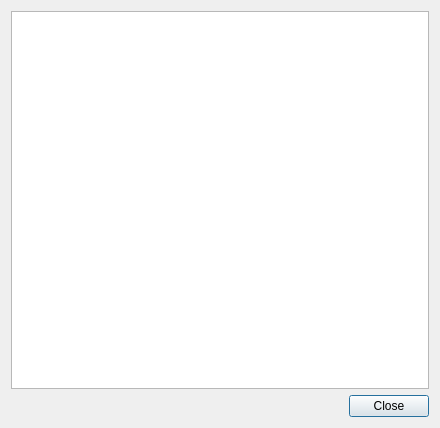
<?xml version="1.0" encoding="UTF-8"?>
<ui version="4.0">
 <class>aboutDlg</class>
 <widget class="QDialog" name="aboutDlg">
  <property name="geometry">
   <rect>
    <x>0</x>
    <y>0</y>
    <width>440</width>
    <height>428</height>
   </rect>
  </property>
  <property name="windowTitle">
   <string>Over Geopunt4QGIS</string>
  </property>
  <property name="windowIcon">
   <iconset>
    <normaloff>images/geopuntSmal.png</normaloff>images/geopuntSmal.png</iconset>
  </property>
  <layout class="QVBoxLayout" name="verticalLayout">
   <item>
    <widget class="QTextBrowser" name="aboutText">
     <property name="html">
      <string notr="true">&lt;!DOCTYPE HTML PUBLIC &quot;-//W3C//DTD HTML 4.0//EN&quot; &quot;http://www.w3.org/TR/REC-html40/strict.dtd&quot;&gt;
&lt;html&gt;&lt;head&gt;&lt;meta name=&quot;qrichtext&quot; content=&quot;1&quot; /&gt;&lt;style type=&quot;text/css&quot;&gt;
p, li { white-space: pre-wrap; }
&lt;/style&gt;&lt;/head&gt;&lt;body style=&quot; font-family:'MS Shell Dlg 2'; font-size:6.6pt; font-weight:400; font-style:normal;&quot;&gt;
&lt;p style=&quot;-qt-paragraph-type:empty; margin-top:0px; margin-bottom:0px; margin-left:0px; margin-right:0px; -qt-block-indent:0; text-indent:0px; font-family:'Ubuntu'; font-size:9pt;&quot;&gt;&lt;br /&gt;&lt;/p&gt;&lt;/body&gt;&lt;/html&gt;</string>
     </property>
     <property name="textInteractionFlags">
      <set>Qt::LinksAccessibleByKeyboard|Qt::LinksAccessibleByMouse|Qt::TextBrowserInteraction|Qt::TextSelectableByKeyboard|Qt::TextSelectableByMouse</set>
     </property>
     <property name="searchPaths">
      <stringlist>
       <string>images</string>
       <string>../images</string>
      </stringlist>
     </property>
     <property name="openExternalLinks">
      <bool>true</bool>
     </property>
     <property name="openLinks">
      <bool>true</bool>
     </property>
    </widget>
   </item>
   <item>
    <widget class="QDialogButtonBox" name="buttonBox">
     <property name="orientation">
      <enum>Qt::Horizontal</enum>
     </property>
     <property name="standardButtons">
      <set>QDialogButtonBox::Close</set>
     </property>
    </widget>
   </item>
  </layout>
 </widget>
 <resources/>
 <connections>
  <connection>
   <sender>buttonBox</sender>
   <signal>accepted()</signal>
   <receiver>aboutDlg</receiver>
   <slot>accept()</slot>
   <hints>
    <hint type="sourcelabel">
     <x>248</x>
     <y>254</y>
    </hint>
    <hint type="destinationlabel">
     <x>157</x>
     <y>274</y>
    </hint>
   </hints>
  </connection>
  <connection>
   <sender>buttonBox</sender>
   <signal>rejected()</signal>
   <receiver>aboutDlg</receiver>
   <slot>reject()</slot>
   <hints>
    <hint type="sourcelabel">
     <x>316</x>
     <y>260</y>
    </hint>
    <hint type="destinationlabel">
     <x>286</x>
     <y>274</y>
    </hint>
   </hints>
  </connection>
 </connections>
</ui>
